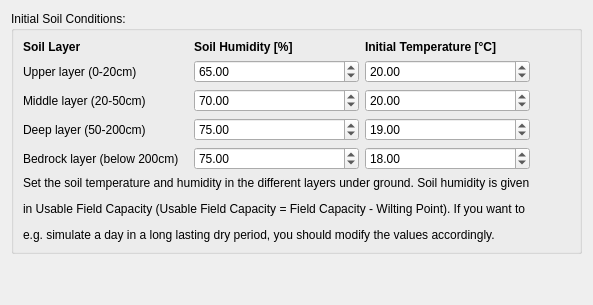
             <widget class="QWidget" name="tab_Soil">
              <attribute name="title">
               <string>Soil Settings</string>
              </attribute>
              <layout class="QGridLayout" name="gridLayout_81">
               <item row="2" column="0">
                <widget class="QLabel" name="label_169">
                 <property name="text">
                  <string/>
                 </property>
                </widget>
               </item>
               <item row="0" column="0">
                <widget class="QGroupBox" name="gb_soilSim">
                 <property name="title">
                  <string>Initial Soil Conditions:</string>
                 </property>
                 <layout class="QGridLayout" name="gridLayout_24">
                  <item row="3" column="0">
                   <widget class="QLabel" name="label_89">
                    <property name="text">
                     <string>Deep layer (50-200cm)</string>
                    </property>
                   </widget>
                  </item>
                  <item row="3" column="2">
                   <widget class="QDoubleSpinBox" name="sb_soilTlower">
                    <property name="locale">
                     <locale language="English" country="UnitedStates"/>
                    </property>
                    <property name="minimum">
                     <double>-20.000000000000000</double>
                    </property>
                    <property name="maximum">
                     <double>100.000000000000000</double>
                    </property>
                    <property name="value">
                     <double>19.000000000000000</double>
                    </property>
                   </widget>
                  </item>
                  <item row="2" column="1">
                   <widget class="QDoubleSpinBox" name="sb_soilHumMiddle">
                    <property name="locale">
                     <locale language="English" country="UnitedStates"/>
                    </property>
                    <property name="maximum">
                     <double>100.000000000000000</double>
                    </property>
                    <property name="value">
                     <double>70.000000000000000</double>
                    </property>
                   </widget>
                  </item>
                  <item row="5" column="0" colspan="3">
                   <widget class="QLabel" name="label_91">
                    <property name="text">
                     <string>&lt;html&gt;&lt;head/&gt;&lt;body&gt;&lt;p&gt;Set the soil temperature and humidity in the different layers under ground. Soil humidity is given&lt;/p&gt;&lt;p&gt;in Usable Field Capacity (Usable Field Capacity = Field Capacity - Wilting Point). If you want to&lt;/p&gt;&lt;p&gt;e.g. simulate a day in a long lasting dry period, you should modify the values accordingly.&lt;/p&gt;&lt;/body&gt;&lt;/html&gt;</string>
                    </property>
                   </widget>
                  </item>
                  <item row="4" column="2">
                   <widget class="QDoubleSpinBox" name="sb_soilTbedrock">
                    <property name="locale">
                     <locale language="English" country="UnitedStates"/>
                    </property>
                    <property name="minimum">
                     <double>-20.000000000000000</double>
                    </property>
                    <property name="maximum">
                     <double>100.000000000000000</double>
                    </property>
                    <property name="value">
                     <double>18.000000000000000</double>
                    </property>
                   </widget>
                  </item>
                  <item row="0" column="0">
                   <widget class="QLabel" name="label_87">
                    <property name="sizePolicy">
                     <sizepolicy hsizetype="Preferred" vsizetype="Fixed">
                      <horstretch>0</horstretch>
                      <verstretch>0</verstretch>
                     </sizepolicy>
                    </property>
                    <property name="text">
                     <string>&lt;html&gt;&lt;head/&gt;&lt;body&gt;&lt;p&gt;&lt;span style=&quot; font-weight:600;&quot;&gt;Soil Layer&lt;/span&gt;&lt;/p&gt;&lt;/body&gt;&lt;/html&gt;</string>
                    </property>
                   </widget>
                  </item>
                  <item row="0" column="1">
                   <widget class="QLabel" name="label_93">
                    <property name="text">
                     <string>&lt;html&gt;&lt;head/&gt;&lt;body&gt;&lt;p&gt;&lt;span style=&quot; font-weight:600;&quot;&gt;Soil Humidity [%]&lt;/span&gt;&lt;/p&gt;&lt;/body&gt;&lt;/html&gt;</string>
                    </property>
                   </widget>
                  </item>
                  <item row="1" column="2">
                   <widget class="QDoubleSpinBox" name="sb_soilTupper">
                    <property name="locale">
                     <locale language="English" country="UnitedStates"/>
                    </property>
                    <property name="minimum">
                     <double>-20.000000000000000</double>
                    </property>
                    <property name="maximum">
                     <double>100.000000000000000</double>
                    </property>
                    <property name="value">
                     <double>20.000000000000000</double>
                    </property>
                   </widget>
                  </item>
                  <item row="2" column="2">
                   <widget class="QDoubleSpinBox" name="sb_soilTmiddle">
                    <property name="locale">
                     <locale language="English" country="UnitedStates"/>
                    </property>
                    <property name="minimum">
                     <double>-20.000000000000000</double>
                    </property>
                    <property name="maximum">
                     <double>100.000000000000000</double>
                    </property>
                    <property name="value">
                     <double>20.000000000000000</double>
                    </property>
                   </widget>
                  </item>
                  <item row="4" column="0">
                   <widget class="QLabel" name="label_90">
                    <property name="text">
                     <string>Bedrock layer (below 200cm)</string>
                    </property>
                   </widget>
                  </item>
                  <item row="2" column="0">
                   <widget class="QLabel" name="label_92">
                    <property name="text">
                     <string>Middle layer (20-50cm)</string>
                    </property>
                   </widget>
                  </item>
                  <item row="1" column="1">
                   <widget class="QDoubleSpinBox" name="sb_soilHumUpper">
                    <property name="locale">
                     <locale language="English" country="UnitedStates"/>
                    </property>
                    <property name="maximum">
                     <double>100.000000000000000</double>
                    </property>
                    <property name="value">
                     <double>65.000000000000000</double>
                    </property>
                   </widget>
                  </item>
                  <item row="2" column="3">
                   <spacer name="horizontalSpacer_12">
                    <property name="orientation">
                     <enum>Qt::Orientation::Horizontal</enum>
                    </property>
                    <property name="sizeHint" stdset="0">
                     <size>
                      <width>40</width>
                      <height>20</height>
                     </size>
                    </property>
                   </spacer>
                  </item>
                  <item row="1" column="0">
                   <widget class="QLabel" name="label_88">
                    <property name="text">
                     <string>Upper layer (0-20cm)</string>
                    </property>
                   </widget>
                  </item>
                  <item row="4" column="1">
                   <widget class="QDoubleSpinBox" name="sb_soilHumBedrock">
                    <property name="locale">
                     <locale language="English" country="UnitedStates"/>
                    </property>
                    <property name="maximum">
                     <double>100.000000000000000</double>
                    </property>
                    <property name="value">
                     <double>75.000000000000000</double>
                    </property>
                   </widget>
                  </item>
                  <item row="3" column="1">
                   <widget class="QDoubleSpinBox" name="sb_soilHumLower">
                    <property name="locale">
                     <locale language="English" country="UnitedStates"/>
                    </property>
                    <property name="maximum">
                     <double>100.000000000000000</double>
                    </property>
                    <property name="value">
                     <double>75.000000000000000</double>
                    </property>
                   </widget>
                  </item>
                  <item row="0" column="2">
                   <widget class="QLabel" name="label_94">
                    <property name="text">
                     <string>&lt;html&gt;&lt;head/&gt;&lt;body&gt;&lt;p&gt;&lt;span style=&quot; font-weight:600;&quot;&gt;Initial Temperature [°C]&lt;/span&gt;&lt;/p&gt;&lt;/body&gt;&lt;/html&gt;</string>
                    </property>
                   </widget>
                  </item>
                 </layout>
                </widget>
               </item>
               <item row="1" column="0">
                <spacer name="horizontalSpacer_9">
                 <property name="orientation">
                  <enum>Qt::Orientation::Horizontal</enum>
                 </property>
                 <property name="sizeHint" stdset="0">
                  <size>
                   <width>40</width>
                   <height>20</height>
                  </size>
                 </property>
                </spacer>
               </item>
              </layout>
             </widget>
